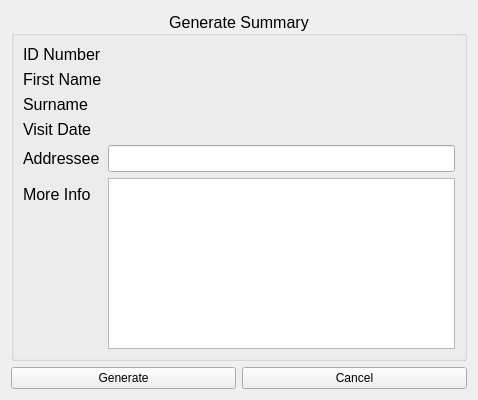
<?xml version="1.0" encoding="UTF-8"?>
<ui version="4.0">
 <class>w_PatientData</class>
 <widget class="QWidget" name="w_PatientData">
  <property name="geometry">
   <rect>
    <x>0</x>
    <y>0</y>
    <width>478</width>
    <height>400</height>
   </rect>
  </property>
  <property name="windowTitle">
   <string>Form</string>
  </property>
  <layout class="QGridLayout" name="gridLayout">
   <item row="1" column="1">
    <widget class="QPushButton" name="pb_Cancel">
     <property name="text">
      <string>Cancel</string>
     </property>
    </widget>
   </item>
   <item row="1" column="0">
    <widget class="QPushButton" name="pb_Generate">
     <property name="text">
      <string>Generate</string>
     </property>
    </widget>
   </item>
   <item row="0" column="0" colspan="2">
    <widget class="QGroupBox" name="groupBox">
     <property name="font">
      <font>
       <pointsize>12</pointsize>
      </font>
     </property>
     <property name="title">
      <string>Generate Summary</string>
     </property>
     <property name="alignment">
      <set>Qt::AlignCenter</set>
     </property>
     <layout class="QFormLayout" name="formLayout">
      <item row="0" column="0">
       <widget class="QLabel" name="label_2">
        <property name="text">
         <string>ID Number</string>
        </property>
       </widget>
      </item>
      <item row="0" column="1">
       <widget class="QLabel" name="lb_tz">
        <property name="text">
         <string/>
        </property>
       </widget>
      </item>
      <item row="1" column="0">
       <widget class="QLabel" name="label_3">
        <property name="text">
         <string>First Name</string>
        </property>
       </widget>
      </item>
      <item row="2" column="0">
       <widget class="QLabel" name="label_4">
        <property name="text">
         <string>Surname</string>
        </property>
       </widget>
      </item>
      <item row="3" column="0">
       <widget class="QLabel" name="label_7">
        <property name="text">
         <string>Visit Date</string>
        </property>
       </widget>
      </item>
      <item row="1" column="1">
       <widget class="QLabel" name="lb_fname">
        <property name="text">
         <string/>
        </property>
       </widget>
      </item>
      <item row="2" column="1">
       <widget class="QLabel" name="lb_surname">
        <property name="text">
         <string/>
        </property>
       </widget>
      </item>
      <item row="3" column="1">
       <widget class="QLabel" name="lb_visit_date">
        <property name="text">
         <string/>
        </property>
       </widget>
      </item>
      <item row="4" column="0">
       <widget class="QLabel" name="label">
        <property name="text">
         <string>Addressee</string>
        </property>
       </widget>
      </item>
      <item row="4" column="1">
       <widget class="QLineEdit" name="le_addressee"/>
      </item>
      <item row="5" column="0">
       <widget class="QLabel" name="label_5">
        <property name="text">
         <string>More Info</string>
        </property>
       </widget>
      </item>
      <item row="5" column="1">
       <widget class="QPlainTextEdit" name="te_info"/>
      </item>
     </layout>
    </widget>
   </item>
  </layout>
 </widget>
 <resources/>
 <connections/>
</ui>
